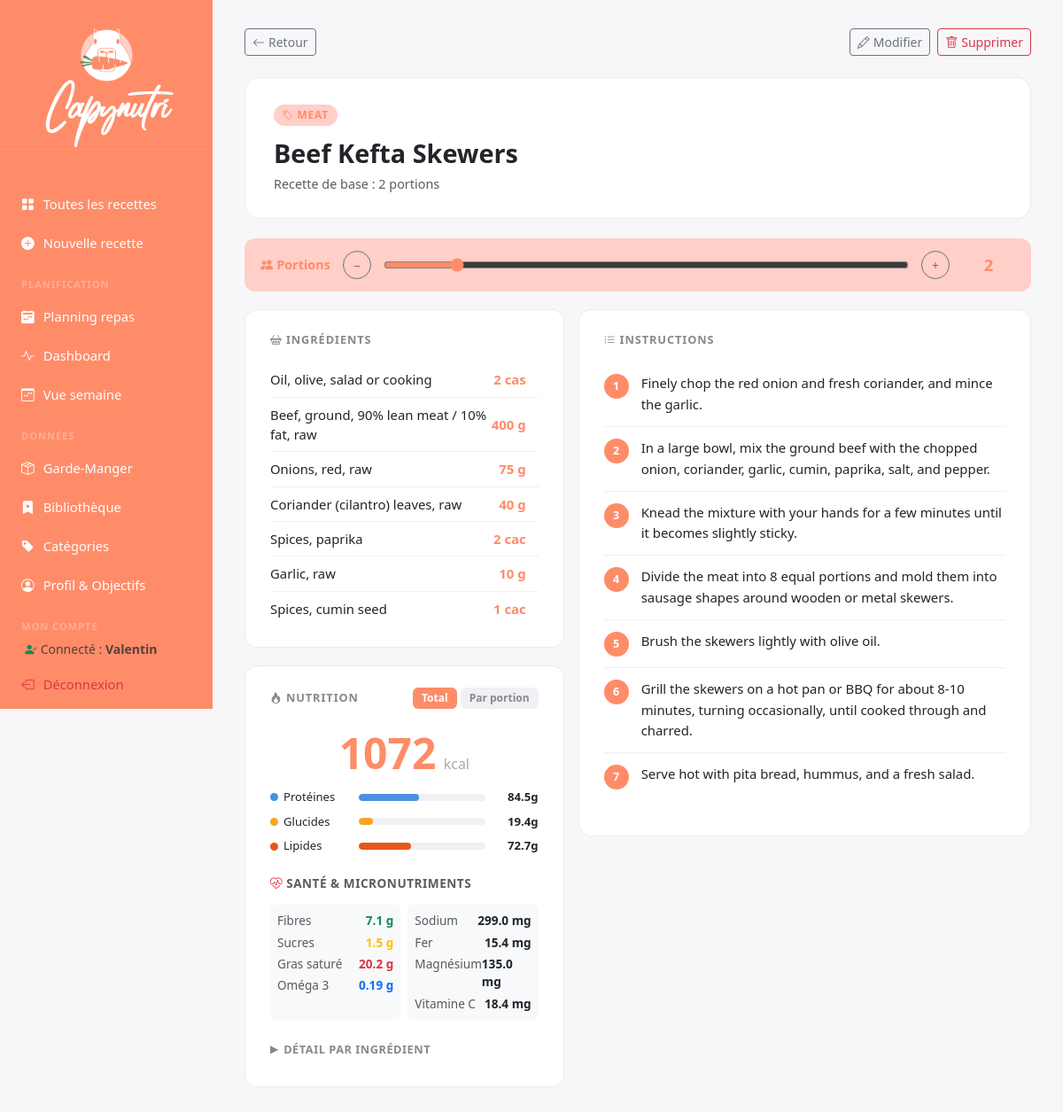
The page /recipe/2 (signed in) on the database its author committed.
### tables this page shows
CREATE TABLE users (
            id INTEGER PRIMARY KEY AUTOINCREMENT,
            username TEXT UNIQUE NOT NULL,
            password_hash TEXT NOT NULL,
            created_at TIMESTAMP DEFAULT CURRENT_TIMESTAMP
           );

CREATE TABLE categories (
                id    INTEGER PRIMARY KEY AUTOINCREMENT,
                name  TEXT NOT NULL UNIQUE
            );

CREATE TABLE recipes (
                id           INTEGER PRIMARY KEY AUTOINCREMENT,
                name         TEXT    NOT NULL,
                category_id  INTEGER REFERENCES categories(id) ON DELETE SET NULL,
                servings     REAL    NOT NULL DEFAULT 1,
                instructions TEXT,
                created_at   TIMESTAMP DEFAULT CURRENT_TIMESTAMP
            );

CREATE TABLE ingredients (
                id               INTEGER PRIMARY KEY AUTOINCREMENT,
                recipe_id        INTEGER NOT NULL REFERENCES recipes(id) ON DELETE CASCADE,
                name             TEXT    NOT NULL,
                quantity         REAL    NOT NULL,
                unit             TEXT    NOT NULL DEFAULT '',
                -- Macros
                kcal             REAL, protein_g   REAL, carbs_g      REAL, fat_g        REAL,
                -- Carb detail
                sugars_g         REAL, fiber_g      REAL,
                -- Fat detail
                saturated_g      REAL, monounsat_g  REAL, polyunsat_g  REAL,
                -- Micronutrients
                sodium_mg        REAL, calcium_mg   REAL, iron_mg      REAL,
                potassium_mg     REAL, magnesium_mg REAL, zinc_mg      REAL,
                -- Vitamins
                vit_a_mcg        REAL, vit_c_mg     REAL, vit_d_mcg   REAL,
                vit_b1_mg        REAL, vit_b2_mg    REAL, vit_b3_mg   REAL,
                vit_b6_mg        REAL, vit_b9_mcg   REAL, vit_b12_mcg REAL
            , cholesterol_mg REAL, trans_fat_g REAL, omega3_g REAL, omega6_g REAL, phosphorus_mg REAL, selenium_mcg REAL, copper_mg REAL, manganese_mg REAL, vit_e_mg REAL, vit_k_mcg REAL);

### app.py (the view)
@app.route("/recipe/<int:recipe_id>")
def view_recipe(recipe_id):
    recipe = crud.get_recipe(recipe_id)
    if not recipe: flash("Recette introuvable.", "error"); return redirect(url_for("index"))
    servings = request.args.get("servings", recipe.servings, type=float)
    scale    = recipe.scale_factor(servings)
    return render_template("recipe.html", recipe=recipe, servings=servings, scale=scale)

### templates/recipe.html (shortened to what this page needs)
{% extends "base.html" %}
{% block content %}
<div class="d-flex justify-content-between align-items-center mb-4">
  <a href="{{ url_for('index') }}" class="btn btn-sm btn-outline-secondary d-flex align-items-center gap-1">
    <i class="bi bi-arrow-left"></i> Retour
  </a>
  <div class="d-flex gap-2">
    <a href="{{ url_for('edit_recipe', recipe_id=recipe.id) }}" class="btn btn-sm btn-outline-secondary d-flex align-items-center gap-1">
      <i class="bi bi-pencil"></i> Modifier
    </a>
    <form method="post" action="{{ url_for('delete_recipe', recipe_id=recipe.id) }}"
          onsubmit="return confirm('Supprimer {{ recipe.name }} ?')">
      <button class="btn btn-sm btn-outline-danger d-flex align-items-center gap-1">
        <i class="bi bi-trash"></i> Supprimer
      </button>
    </form>
  </div>
</div>
<div class="detail-header">
  {% if recipe.category %}
  <div class="detail-category"><i class="bi bi-tag"></i> {{ recipe.category }}</div>
  {% endif %}
  <h1>{{ recipe.name }}</h1>
  <div class="text-muted" style="font-size:.9rem">
    Recette de base : {{ recipe.servings|int if recipe.servings == recipe.servings|int else recipe.servings }}
    portion{{ 's' if recipe.servings != 1 }}
  </div>
</div>
{% if recipe.ingredients %}
<div class="portion-control" id="portionControl">
  <label><i class="bi bi-people-fill"></i> Portions</label>
  <button class="btn btn-sm btn-outline-secondary" id="btnMinus" style="border-radius:50%;width:32px;height:32px;padding:0">−</button>
  <input type="range" id="servingSlider"
    min="0.5" max="{{ [recipe.servings * 6, 20]|min }}"
    step="0.5" value="{{ servings }}">
  <button class="btn btn-sm btn-outline-secondary" id="btnPlus" style="border-radius:50%;width:32px;height:32px;padding:0">+</button>
  <div class="portion-val" id="servingDisplay">
    {{ servings|int if servings == servings|int else servings }}
  </div>
</div>
{% endif %}
<div class="row g-3">
  <div class="col-lg-5">
    {% if recipe.ingredients %}
    <div class="panel">
      <div class="panel-title"><i class="bi bi-basket2"></i> Ingrédients</div>
      <table class="ing-table" id="ingTable">
        {% for ing in recipe.ingredients %}
        <tr>
          <td>{{ ing.name }}</td>
          <td class="ing-qty" data-base="{{ ing.quantity }}" data-unit="{{ ing.unit }}">
            {{ ing.quantity|int if ing.quantity == ing.quantity|int else ing.quantity }}{% if ing.unit %}&nbsp;{{ ing.unit }}{% endif %}
          </td>
        </tr>
        {% endfor %}
      </table>
    </div>
    {% endif %}
    {% if recipe.has_nutrition %}
    {% set total = recipe.total_nutrition(scale) %}
    {% set per_serving = recipe.nutrition_per_serving(servings) %}
    <div class="panel nutr-panel" id="nutrPanel">
      <div class="panel-title d-flex justify-content-between align-items-center">
        <span><i class="bi bi-fire"></i> Nutrition</span>
        <div class="nutr-toggle-wrap">
          <button class="nutr-view-btn active" data-view="total">Total</button>
          <button class="nutr-view-btn" data-view="perserving">Par portion</button>
        </div>
      </div>
      <div class="kcal-big" id="kcalBig">
        <span class="kcal-num"
              data-total="{{ total.kcal if total else 0 }}"
              data-per="{{ per_serving.kcal if per_serving else 0 }}"
              id="kcalNum">{{ total.kcal|int if total else '—' }}</span>
        <span class="kcal-unit">kcal</span>
      </div>
      {% if total %}
      {% set macro_total = (total.protein_g or 0) + (total.carbs_g or 0) + (total.fat_g or 0) %}
      <div class="macro-bars" id="macroBars"
           data-p-total="{{ total.protein_g or 0 }}"  data-p-per="{{ per_serving.protein_g if per_serving else 0 }}"
           data-c-total="{{ total.carbs_g or 0 }}"    data-c-per="{{ per_serving.carbs_g if per_serving else 0 }}"
           data-f-total="{{ total.fat_g or 0 }}"      data-f-per="{{ per_serving.fat_g if per_serving else 0 }}"
           data-macro-total="{{ macro_total }}">
        {% set pct_p = ((total.protein_g or 0) / macro_total * 100) | round(1) if macro_total > 0 else 0 %}
        {% set pct_c = ((total.carbs_g   or 0) / macro_total * 100) | round(1) if macro_total > 0 else 0 %}
        {% set pct_f = ((total.fat_g     or 0) / macro_total * 100) | round(1) if macro_total > 0 else 0 %}
        <div class="macro-row">
          <div class="macro-label"><span class="macro-dot" style="background:#4a90e2"></span>Protéines</div>
          <div class="macro-bar-wrap">
            <div class="macro-bar" style="width:{{ pct_p }}%;background:#4a90e2" id="barProtein"></div>
          </div>
          <div class="macro-val" id="valProtein">{{ (total.protein_g or 0)|round(1) }}g</div>
        </div>
        <div class="macro-row">
          <div class="macro-label"><span class="macro-dot" style="background:#f5a623"></span>Glucides</div>
          <div class="macro-bar-wrap">
            <div class="macro-bar" style="width:{{ pct_c }}%;background:#f5a623" id="barCarbs"></div>
          </div>
          <div class="macro-val" id="valCarbs">{{ (total.carbs_g or 0)|round(1) }}g</div>
        </div>
        <div class="macro-row">
          <div class="macro-label"><span class="macro-dot" style="background:#e8571a"></span>Lipides</div>
          <div class="macro-bar-wrap">
            <div class="macro-bar" style="width:{{ pct_f }}%;background:#e8571a" id="barFat"></div>
          </div>
          <div class="macro-val" id="valFat">{{ (total.fat_g or 0)|round(1) }}g</div>
        </div>
      </div>
      {% endif %} {% if total %}
      <div class="nutr-micros mt-4 mb-3">
        <h6 class="text-muted mb-3" style="font-size: 0.85rem; font-weight: 700; text-transform: uppercase; letter-spacing: 0.5px;">
          <i class="bi bi-heart-pulse text-danger"></i> Santé & Micronutriments
        </h6>
        <div class="row g-2" style="font-size: 0.85rem;">
          <div class="col-6">
            <div class="p-2 bg-light rounded h-100">
              <div class="d-flex justify-content-between mb-1">
                <span class="text-muted">Fibres</span>
                <strong class="text-success" id="valFiber" data-base="{{ total.fiber_g or 0 }}">{{ (total.fiber_g or 0)|round(1) }} g</strong>
              </div>
              <div class="d-flex justify-content-between mb-1">
                <span class="text-muted">Sucres</span>
                <strong class="text-warning" id="valSugar" data-base="{{ total.sugars_g or 0 }}">{{ (total.sugars_g or 0)|round(1) }} g</strong>
              </div>
              <div class="d-flex justify-content-between mb-1">
                <span class="text-muted">Gras saturé</span>
                <strong class="text-danger" id="valSatFat" data-base="{{ total.saturated_g or 0 }}">{{ (total.saturated_g or 0)|round(1) }} g</strong>
              </div>
              <div class="d-flex justify-content-between">
                <span class="text-muted">Oméga 3</span>
                <strong class="text-primary" id="valOmega" data-base="{{ total.omega3_g or 0 }}">{{ (total.omega3_g or 0)|round(2) }} g</strong>
              </div>
            </div>
          </div>
          <div class="col-6">
            <div class="p-2 bg-light rounded h-100">
              <div class="d-flex justify-content-between mb-1">
                <span class="text-muted">Sodium</span>
                <strong id="valSodium" data-base="{{ total.sodium_mg or 0 }}">{{ (total.sodium_mg or 0)|round(0) }} mg</strong>
              </div>
              <div class="d-flex justify-content-between mb-1">
                <span class="text-muted">Fer</span>
                <strong id="valIron" data-base="{{ total.iron_mg or 0 }}">{{ (total.iron_mg or 0)|round(1) }} mg</strong>
              </div>
              <div class="d-flex justify-content-between mb-1">
                <span class="text-muted">Magnésium</span>
                <strong id="valMag" data-base="{{ total.magnesium_mg or 0 }}">{{ (total.magnesium_mg or 0)|round(0) }} mg</strong>
              </div>
              <div class="d-flex justify-content-between">
                <span class="text-muted">Vitamine C</span>
                <strong id="valVitC" data-base="{{ total.vit_c_mg or 0 }}">{{ (total.vit_c_mg or 0)|round(1) }} mg</strong>
              </div>
            </div>
          </div>
        </div>
      </div>
      {% endif %}
      <details class="nutr-details" id="nutrDetails">
        <summary>Détail par ingrédient</summary>
      </details>
    </div>
    {% endif %}
  </div>
  {% if recipe.instructions %}
  <div class="col-lg-7">
    <div class="panel steps">
      <div class="panel-title"><i class="bi bi-list-ol"></i> Instructions</div>
      <ol>
        {% for step in recipe.instructions.split('\n') %}
          {% if step.strip() %}<li>{{ step.strip() }}</li>{% endif %}
        {% endfor %}
      </ol>
    </div>
  </div>
  {% endif %}
</div>
{% endblock %}

### templates/base.html (shortened to what this page needs)
<!DOCTYPE html>
<html lang="en">
<head>
  <link href="https://cdn.jsdelivr.net/npm/bootstrap@5.3.3/dist/css/bootstrap.min.css" rel="stylesheet">
  <link href="https://cdn.jsdelivr.net/npm/bootstrap-icons@1.11.3/font/bootstrap-icons.css" rel="stylesheet">
</head>
<body>
<div id="sidebar">
  <div class="brand d-flex flex-column align-items-center mb-4 mt-2">
  <img src="{{ url_for('static', filename='logo.png') }}" alt="Logo Capynutri" style="height: 60px; border-radius: 12px; margin-bottom: 10px;">
  <div style="font-family: 'Radicalis', cursive; color: #ffffff; font-size: 2.2rem; margin-top: -5px;">
    Capynutri
  </div>
</div>
  <nav>
    <a href="{{ url_for('index') }}" class="{{ 'active' if request.endpoint == 'index' and not request.args.get('category') else '' }}">
      <i class="bi bi-grid-fill"></i> Toutes les recettes
    </a>
    <a href="{{ url_for('new_recipe') }}" class="{{ 'active' if request.endpoint == 'new_recipe' else '' }}">
      <i class="bi bi-plus-circle-fill"></i> Nouvelle recette
    </a>
    <div class="nav-section">Planification</div>
    <a href="{{ url_for('meal_plan') }}" class="{{ 'active' if request.endpoint == 'meal_plan' else '' }}">
      <i class="bi bi-calendar2-week-fill"></i> Planning repas
    </a>
    <a href="{{ url_for('dashboard') }}" class="{{ 'active' if request.endpoint == 'dashboard' else '' }}">
      <i class="bi bi-activity"></i> Dashboard
    </a>
    <a href="{{ url_for('week_view') }}" class="{{ 'active' if request.endpoint == 'week_view' else '' }}">
      <i class="bi bi-calendar3-week"></i> Vue semaine
    </a>
    <div class="nav-section">Données</div>
    <a href="{{ url_for('pantry') }}" class="{{ 'active' if request.endpoint == 'pantry' else '' }}">
      <i class="bi bi-box-seam"></i> Garde-Manger
    </a>
    <a href="{{ url_for('library') }}" class="{{ 'active' if request.endpoint in ['library','library_edit'] else '' }}">
      <i class="bi bi-bookmark-star-fill"></i> Bibliothèque
    </a>
    <a href="{{ url_for('categories') }}" class="{{ 'active' if request.endpoint == 'categories' else '' }}">
      <i class="bi bi-tag-fill"></i> Catégories
    </a>
    <a href="{{ url_for('profile') }}" class="{{ 'active' if request.endpoint == 'profile' else '' }}">
      <i class="bi bi-person-circle"></i> Profil & Objectifs
    </a>
    <div class="nav-section">Mon Compte</div>
    {% if current_user.is_authenticated %}
      <div class="px-3 mb-2 small text-muted">
        <i class="bi bi-person-check-fill text-success"></i> Connecté : <strong>{{ current_user.username }}</strong>
      </div>
      <a href="{{ url_for('logout') }}" class="text-danger">
        <i class="bi bi-box-arrow-left"></i> Déconnexion
      </a>
    {% else %}
      <a href="{{ url_for('login') }}" class="{{ 'active' if request.endpoint == 'login' else '' }}">
        <i class="bi bi-box-arrow-in-right"></i> Se connecter
      </a>
    {% endif %}
  </nav>
  <div class="sidebar-footer">Planning + Bibliothèque actifs</div>
</div>
<div id="main">
  {% block content %}{% endblock %}
</div>
</body>
</html>

### rows shown on the page
users: username "Valentin"
categories: category "MEAT"
recipes: name "Beef Kefta Skewers", servings "2", servings "s"
ingredients: name "Oil, olive, salad or cooking", quantity "2", unit "cas"
ingredients: name "Beef, ground, 90% lean meat / 10% fat, raw", quantity "400", unit "g"
ingredients: name "Onions, red, raw", quantity "75", unit "g"
ingredients: name "Coriander (cilantro) leaves, raw", quantity "40", unit "g"
ingredients: name "Spices, paprika", quantity "2", unit "cac"
ingredients: name "Garlic, raw", quantity "10", unit "g"
ingredients: name "Spices, cumin seed", quantity "1", unit "cac"

### other values the page prints
{{ total.kcal|int if total else '—' }} "1072"
{{ (total.protein_g or 0)|round(1) }} "84.5"
{{ (total.carbs_g or 0)|round(1) }} "19.4"
{{ (total.fat_g or 0)|round(1) }} "72.7"
{{ (total.fiber_g or 0)|round(1) }} "7.1"
{{ (total.sugars_g or 0)|round(1) }} "1.5"
{{ (total.saturated_g or 0)|round(1) }} "20.2"
{{ (total.omega3_g or 0)|round(2) }} "0.19"
{{ (total.sodium_mg or 0)|round(0) }} "299.0"
{{ (total.iron_mg or 0)|round(1) }} "15.4"
{{ (total.magnesium_mg or 0)|round(0) }} "135.0"
{{ (total.vit_c_mg or 0)|round(1) }} "18.4"
{{ step.strip() }} "Finely chop the red onion and fresh coriander, and mince the garlic." "In a large bowl, mix the ground beef with the chopped onion, coriander, garlic, cumin, paprika, salt, and pepper." "Knead the mixture with your hands for a few minutes until it becomes slightly sticky." "Divide the meat into 8 equal portions and mold them into sausage shapes around wooden or metal skewers." "Brush the skewers lightly with olive oil." "Grill the skewers on a hot pan or BBQ for about 8-10 minutes, turning occasionally, until cooked through and charred." "Serve hot with pita bread, hummus, and a fresh salad."
